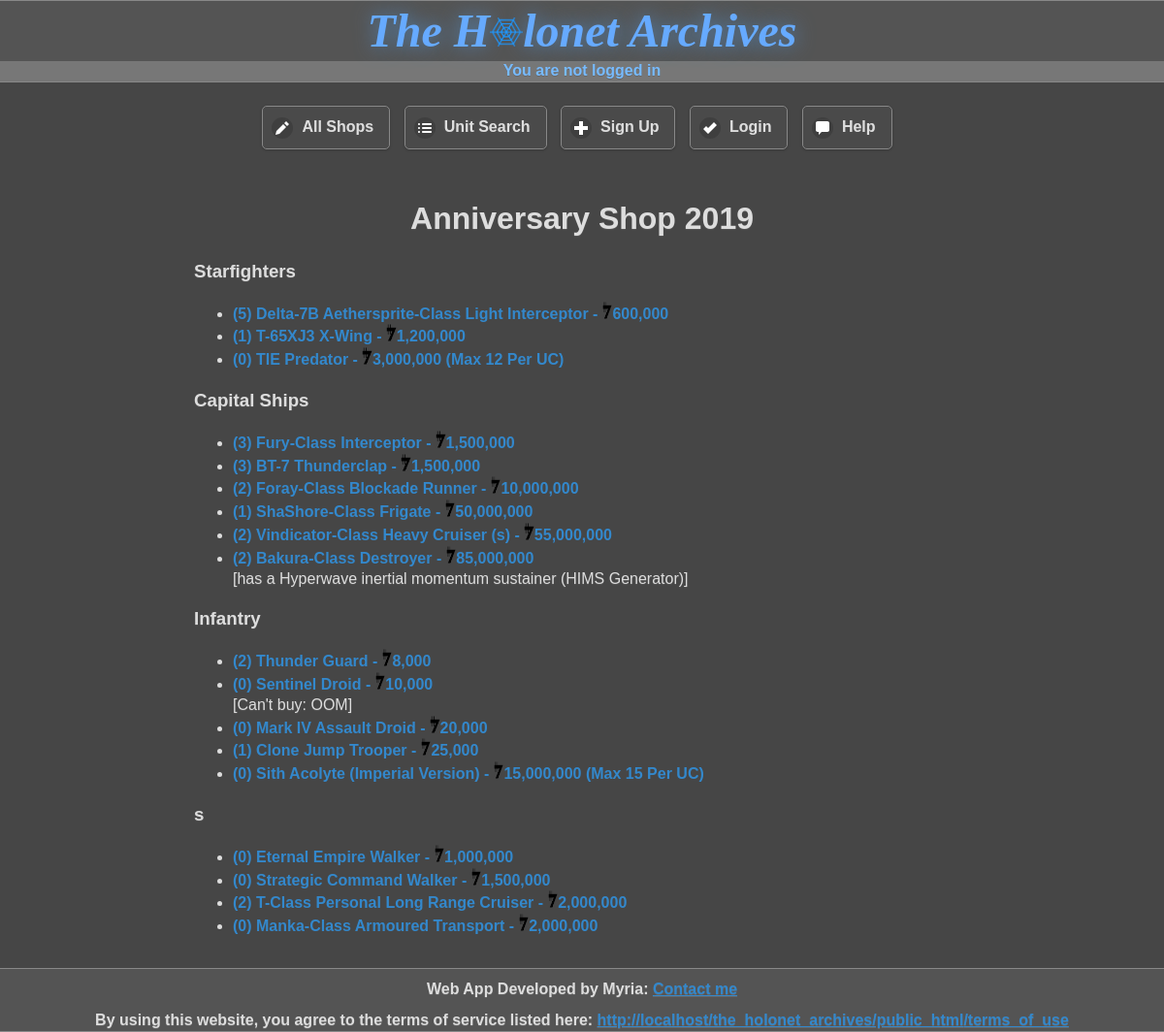
Page /public_html/shop_page/index.php?sid=8 on the committed database.
### tables this page shows
CREATE TABLE `unit` (
  `unit_id` smallint(5) unsigned NOT NULL AUTO_INCREMENT,
  `unit_type` smallint(5) unsigned DEFAULT NULL,
  `name` varchar(128) DEFAULT NULL,
  `alias` varchar(32) DEFAULT NULL,
  `price` bigint(20) unsigned DEFAULT NULL,
  `modslots` tinyint(3) unsigned DEFAULT NULL,
  `uc_limit` smallint(5) unsigned DEFAULT NULL,
  `length` float DEFAULT NULL,
  `height` float DEFAULT NULL,
  `width` float DEFAULT NULL,
  `hyperdrive` float DEFAULT NULL,
  `backup` float DEFAULT NULL,
  `mglt` tinyint(3) unsigned DEFAULT NULL,
  `kmh` smallint(5) unsigned DEFAULT NULL,
  `shield` tinyint(3) unsigned DEFAULT NULL,
  `hull` tinyint(3) unsigned DEFAULT NULL,
  `sbd` smallint(5) unsigned DEFAULT NULL,
  `ru` smallint(5) unsigned DEFAULT NULL,
  `points` float DEFAULT NULL,
  `is_special` tinyint(3) unsigned DEFAULT NULL,
  `notes` varchar(1024) DEFAULT NULL,
  `wiki_link` varchar(128) DEFAULT NULL,
  `max_height` float DEFAULT NULL,
  `access` int(10) unsigned DEFAULT NULL,
  `mass` int(10) unsigned DEFAULT NULL,
  PRIMARY KEY (`unit_id`),
  KEY `unit_type` (`unit_type`),
  KEY `shield` (`shield`),
  KEY `hull` (`hull`),
  CONSTRAINT `unit_ibfk_1` FOREIGN KEY (`unit_type`) REFERENCES `unit_type` (`unit_type`),
  CONSTRAINT `unit_ibfk_2` FOREIGN KEY (`shield`) REFERENCES `strength` (`strength_no`),
  CONSTRAINT `unit_ibfk_3` FOREIGN KEY (`hull`) REFERENCES `strength` (`strength_no`)
);

### php/functions.php (the view, shortened to what this page needs)
<?php
    function generate_random_string() {
        return substr(md5(rand()), 0, 7);
    }
    function get_shop_stats(&$pdo, $shop_id) {
        $result = $pdo->query(<<<_END
        SELECT
            u.unit_id,
            u.name,
            ut.type_description,
            u.modslots,
            s.shop_name,
            u.price,
            u.notes,
            u.uc_limit
        FROM
            units_in_shop AS us
        JOIN shop AS s
        ON
            s.shop_id = us.shop_id
        JOIN unit AS u
        ON
            us.unit_id = u.unit_id
        LEFT JOIN unit_type AS ut
        ON
            ut.unit_type = u.unit_type
        WHERE
            s.shop_id = $shop_id
        ORDER BY
            u.unit_type
        _END);
        $units = [];
        while ($row = $result->fetch()) {
            $units[] = $row;
        }
        $shop_name = $units[0]['shop_name'];
        foreach ($units as $index => $unit) {
            unset($units[$index]['shop_name']);
        }
        return array($shop_name, $units);
    }
    function collect_unit_types($units) {
        $unit_types = [];
        foreach ($units as $unit) {
            if (!in_array($unit['type_description'], $unit_types)) {
                $unit_types[] = $unit['type_description'];
            }
        }
        return $unit_types;
    }
    function sort_units_by_attribute(&$units, $attr) {
        $arr_size = sizeof($units);
        for ($i = 1; $i < $arr_size; $i++) {
            $lower = 0;
            $upper = $i-1;
            while ($lower <= $upper) {
                $middle = intval(($lower + $upper)/2);
                if ($units[$i][$attr] >= $units[$middle][$attr]) $lower = $middle + 1;
                else $upper = $middle - 1;
            }
            if ($units[$i][$attr] >= $units[$middle][$attr]) $position = $middle + 1;
            else $position = $middle;
            for ($j = $i; $j > $position; $j--) {
                swap_array_values($units, $j, $j-1);
            }
        }
        return $units;
    }
    function search_for_units($units, $attr, $value) {
        $found_at = FALSE;
        foreach ($units as $index => $unit) {
            if ($unit[$attr] == $value) {
                $found_at = $index;
                break;
            }
        }
        return $found_at;
    }
    function get_units_of_attr($units, $attr, $value) {
        $found_at = search_for_units($units, $attr, $value);
        $units_of_attr = [];
        while ($found_at !== FALSE) {
            $units_of_attr[] = $units[$found_at];
            unset($units[$found_at]);
            $found_at = search_for_units($units, $attr, $value);
        }
        return $units_of_attr;
    }
    function display_shop_unit($unit) {
        $C = 'constant';
        $unit_id = $unit['unit_id'];
        $str = "<li><a class='unit-links' data-transition='slide' href='{$C('WEBSITE_ROOT')}/unit_page?uid=$unit_id'>(" . $unit['modslots'] . ") ";
        $str .= $unit['name'];
        $price = $unit['price'];
        if ($price != 0) $str .= " - <img src='{$C('WEBSITE_ROOT')}/data/images/credit_symbol.png' alt='credits' height='18px'  />" . number_format($price);
        if (not_null($unit['uc_limit']) && $unit['uc_limit'] !== 'NULL') $str .= " (Max " . $unit['uc_limit'] . " Per UC)";
        $str .= "</a>";
        if (not_null($unit['notes']) && $unit['notes'] !== '') {
            $str .= "<br  />[" . substr($unit['notes'], 0, 64);
            $str .= strlen($unit['notes']) > 64 ? "&hellip;]" : "]";
        }
        $str .=  "</li>";
        return $str;
    }
    function normalise_unit_types($type) {
        switch ($type) {
            default:
                return $type;
        }
    }
    function display_shop($shop_name, $units) {
        foreach ($units as $index => $unit) {
            $units[$index]['type_description'] = normalise_unit_types($unit['type_description']);
        }
        $types = collect_unit_types($units);
        sort_unit_types($types);
        echo "<h1 class='centre'>$shop_name</h1>";
        foreach ($types as $type) {
            echo "<div><h3>" . pluralise($type) . "</h3><ul>";
            $units_of_type = get_units_of_attr($units, 'type_description',  $type);
            sort_units_by_attribute($units_of_type, 'price');
            foreach ($units_of_type as $unit) {
                echo display_shop_unit($unit);
            }
            echo "</ul></div>";
        }
    }
    function pluralise($phrase) {
        if (strtolower(substr($phrase, -1)) == 's') {
            return $phrase;
        } elseif (strtolower($phrase) == 'crew') {
            return $phrase;
        } elseif (strtolower($phrase) == 'infantry') {
            return $phrase;
        } else return $phrase . "s";
    }
    function not_null($val) { return (!($val === NULL)); }

### public_html/_/css/holonet-original.css (style rules this page uses)
html { font-size: 100%; }
.ui-page-theme-a a, html .ui-bar-a a, html .ui-body-a a, html body .ui-group-theme-a a { color: #3388cc ; font-weight: bold; }

### public_html/_/css/styles.css (style rules this page uses)
html { background:#444; color: #CEF; }
.unit-links { text-decoration: none; text-shadow: none; }
.centre { text-align:center; }

### rows in the picture
unit: modslots "5", unit "Delta-7B Aethersprite-Class Light Interceptor", price "600,000"
unit: modslots "1", unit "T-65XJ3 X-Wing", price "1,200,000"
unit: modslots "0", unit "TIE Predator (Max 12 Per UC)", price "3,000,000"
unit: modslots "3", unit "Fury-Class Interceptor", price "1,500,000"
unit: modslots "3", unit "BT-7 Thunderclap", price "1,500,000"
unit: modslots "2", unit "Foray-Class Blockade Runner", price "10,000,000"
unit: modslots "1", unit "ShaShore-Class Frigate", price "50,000,000"
unit: modslots "2", unit "Vindicator-Class Heavy Cruiser (s)", price "55,000,000"
unit: modslots "2", unit "Bakura-Class Destroyer", price "85,000,000", notes "has a Hyperwave inertial momentum sustainer (HIMS Generator)", notes "]"
unit: modslots "2", unit "Thunder Guard", price "8,000"
unit: modslots "0", unit "Sentinel Droid", price "10,000", notes "Can't buy: OOM", notes "]"
unit: modslots "0", unit "Mark IV Assault Droid", price "20,000"
unit: modslots "1", unit "Clone Jump Trooper", price "25,000"
unit: modslots "0", unit "Sith Acolyte (Imperial Version) (Max 15 Per UC)", price "15,000,000"
unit: modslots "0", unit "Eternal Empire Walker", price "1,000,000"
unit: modslots "0", unit "Strategic Command Walker", price "1,500,000"
unit: modslots "2", unit "T-Class Personal Long Range Cruiser", price "2,000,000"
unit: modslots "0", unit "Manka-Class Armoured Transport", price "2,000,000"

### other values in the picture
$logged_in_as "You are not logged in"
$shop_name "Anniversary Shop 2019"
pluralise($type) "Starfighters"
pluralise($type) "Capital Ships"
pluralise($type) "Infantry"
pluralise($type) "s"
$C('WEBSITE_ROOT') "http://localhost/the_holonet_archives/public_html"
